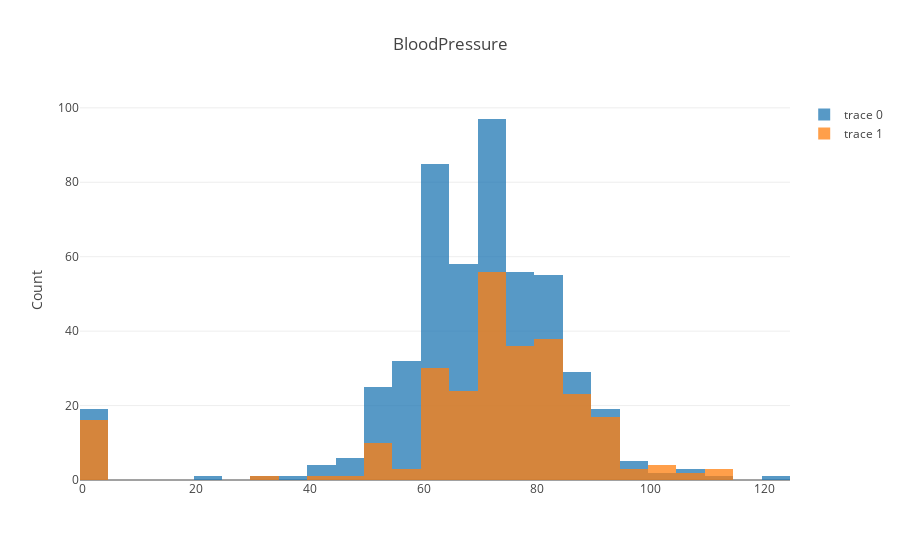

Write notebook code for a chart like this one.
### Code cell
plotBarCat(df,df_name[2],'Outcome')

### Figure 1 — Plotly figure (JSON) as saved in the notebook; plotly's stock layout.template omitted (floating-point values rounded to 4 significant figures; data arrays with more than 128 entries replaced by an {"elided": "..."} marker saying what was removed)
{"data": [{"opacity": 0.75, "type": "histogram", "x": {"elided": "500 int values"}}, {"opacity": 0.75, "type": "histogram", "x": {"elided": "268 int values"}}], "layout": {"barmode": "overlay", "title": "BloodPressure", "yaxis": {"title": "Count"}}}
